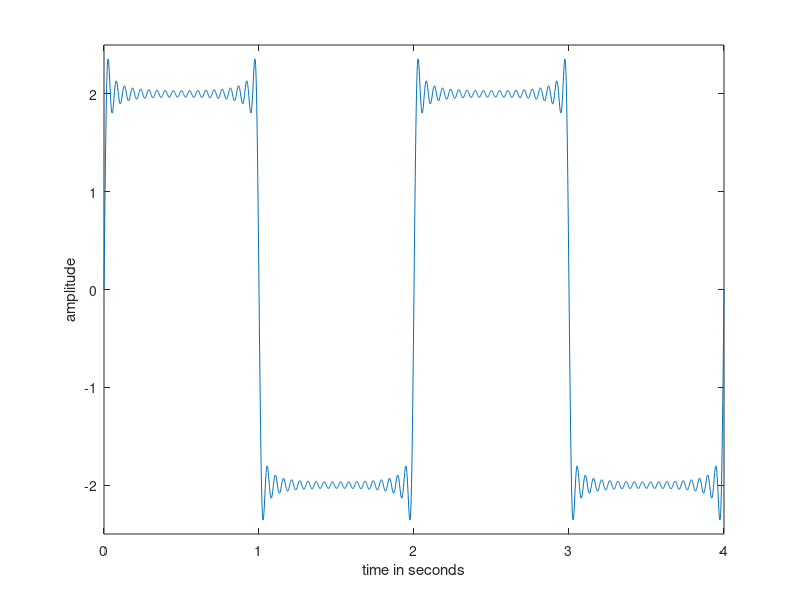

This figure's MATLAB source:
% variables provided
Vp= 2;
f = 0.5;
N=19;
%sample rate is 250 times less than the f
t = 0:f/250:4;
%set intial value
y = 0;
% loop through iterations
for n=1:1:N
    y1 =(Vp*sin(2*pi*((2*n)-1)*f.*t))./((2*n)-1);
    %sum the values to the ones previous calcualted
    y=y+(y1);
end
% add the scaling factor 
y=y*(4/pi);
%plot the signal
figure(1)
plot(t,y)
ylim([-Vp-0.5,Vp+0.5])
xlabel('time in seconds')
ylabel('amplitude')

